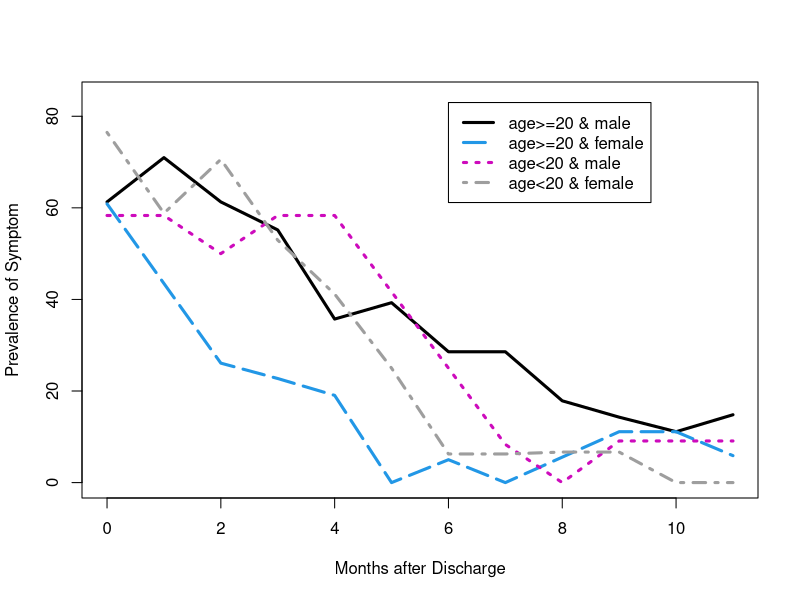

This figure's R source:
##### Load Required Libraries #####
library(lattice) 
library(lme4)    
library(geepack) 


# Two functions needed: mymin and stacked2wide

mymin = function(x){ ifelse( sum( !is.na(x) )==0, NA, min(x, na.rm=TRUE ) ) }

stacked2wide = function( id, y, x, xvalues, half.window ){
 
# ARGUMENTS:
#            id          = id vector  (nobs x 1)
#            y           = response vector (nobs x 1)
#            x           = predictor (nobs x 1 )
#            xvalues     = vector of locations (m x 1)
#            half.window = max legal distance for |x - xvalue[j]|
#
# RETURN:
#           a matrix with y values for each subject entered 
#           as a row.  Each column, j, corresponds to the measurement
#           closest to xvalue[j], but not further than half.window
#           units from xvalue[j].  The variable x is typically time.
#
  nobs = length( id )
  nsubjects = length( table( id ) )
  m = length( xvalues )
  rmat = matrix( NA, nsubjects, m )
  nj = unlist( lapply( split( id, id ), length ) )
  for( j in 1:m ){
	legal = (x >= xvalues[j]-half.window)&(x < xvalues[j]+half.window)
	jtime = x + 0.01*rnorm(nobs)
	t0 = unlist( lapply( 
		split( abs(jtime - xvalues[j]), id ), mymin ) )
	tj = rep( t0, nj )
	keep = ( abs( jtime - xvalues[j] )==tj )&( legal )
	yj = rep( NA, nobs )
	yj[keep] = y[keep]
	yj = unlist( lapply( split( yj, id ), mymin ) )
	rmat[ , j ] = yj
  }
dimnames(rmat) = list( NULL, paste("X",xvalues) )
rmat
}



#
#### MADRAS schizophrenia symptom data: symptom = thought disorders
#### The variables are (in column order):
####     ID     = patient ID
####     Y      = symptom indicator
####     MONTH  = month since hospitalization
####     AGE    = age-at-onset (1= age<20 ; 0= age>=20)
####     GENDER = gender (1=female; 0=male)
#
#### Load in MADRAS data
#
madras = read.table( "./madras_data.txt" )[,1:5]
names( madras ) = c( "id", "y", "month", "age", "gender" )
##
#####
#####	Basic descriptive statistics
#####
#
#### Number of subjects with corresponding number of observations
table( table ( madras$id ) )
#
#### Drop individuals with less than 3 observations
drop.names = as.numeric( names( table( madras$id )[table( madras$id ) < 3 ] ) )
madras = madras[!is.element( madras$id, drop.names ),]
#
#### Number of subjects that are female/male and young/old
table( madras$age[madras$month == 0], madras$gender[madras$month == 0] )
table( madras$age[madras$month == 11], madras$gender[madras$month == 11] )
#
#### Plot of observed prevalence over time
#
prev.table = matrix( 0, 4, 12 )
for( i in 0:1 ){
	for( j in 0:1 ){
    temp.table = table( madras$y[madras$age == i & madras$gender == j], madras$month[madras$age == i & madras$gender == j] )
    prev.table[((2*i)+j+1),] = temp.table[2,] / apply( temp.table, 2, sum ) * 100
	}
}
dimnames( prev.table ) = list( c("age>=20 & male", "age>=20 & female", "age<20 & male", "age<20 & female"), paste("mon",0:11) )
round( prev.table, 0 )

plot( 0:11, prev.table[1,], xlab = "Months after Discharge", ylab = "Prevalence of Symptom", type = "n", ylim = range( prev.table ) * 1.1 )
lines( 0:11, prev.table[1,], col = 1, lwd = 3 )
lines( 0:11, prev.table[2,], col = 4, lwd = 3, lty = 5 )
lines( 0:11, prev.table[3,], col = 6, lwd = 3, lty = 3 )
lines( 0:11, prev.table[4,], col = 8, lwd = 3, lty = 4 )
legend( 6.0, 83, col = c(1,4,6,8), lwd = c(3,3,3,3), lty = c(1,5,3,4),
    	c("age>=20 & male", "age>=20 & female", "age<20 & male", "age<20 & female") )

#
#####
#####	Investigation of correlation structure
#####
#
stacked = stacked2wide( madras$id, madras$y, madras$month, 0:11, 0.5 )
cor.mat = or.mat = num.mat = matrix( 0, 12, 12 )
for( i in 1:11 ){
	for( j in i:12 ){
    temp.stacked = na.omit( stacked[,c(i,j)] )
    month.i = temp.stacked[,1]
    month.j = temp.stacked[,2]
    #
    cor.mat[i,j] = cor( month.i, month.j )
    table.ij = table( month.i, month.j )
    or.mat[i,j] = (table.ij[2,2] * table.ij[1,1]) / (table.ij[1,2] * table.ij[2,1]) 
    # or.mat[i,j] = 1 / or.mat[i,j]
    num.mat[i,j] = length( month.i )
    #
	}
}
dimnames( cor.mat ) = dimnames( or.mat ) = dimnames( num.mat ) = list( paste("mon", 0:11), paste("mon", 0:11) )
round( cor.mat, 2 )
round( or.mat, 2 )
num.mat
#
#####
#####	Model fitting with GEE
#####
#
#####	Main effects model with compound symmetry correlation structure
#
fit0 = geeglm( y ~ age + gender + month,id = id, data = madras,family = binomial(link="logit"),corstr="exchangeable" )
summary( fit0 )
#
#####	Scientific question using compound symmetry correlation structure
#	
fit1 = geeglm( y ~ age + gender + month + gender:month,id = id, data = madras, family = binomial(link="logit"), corstr="exchangeable" )
round( summary(fit1)$coef, 3 )

## To test the interaction term
anova(fit1,fit0)
